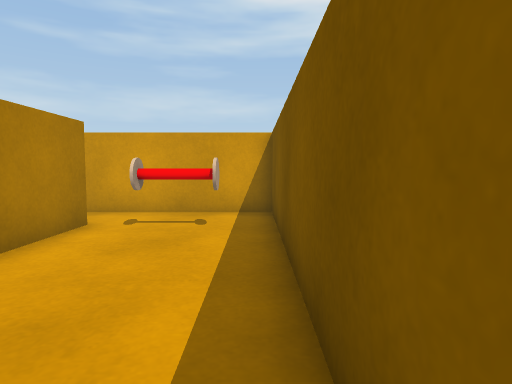
View 1 (above)

16 first-person views from a walk through a 3-D level made in the Unity game engine. The camera is 0.55 m above the floor, tilts 4° down and sees 75° across. The floor is counted in squares, 0.5 m on a side. Each view is taken from the middle of a square. On the plan, view 1 faces up. The plan holds only what a view shows up to about 13 squares ahead; the rest is blank. The player is left out.

View 2
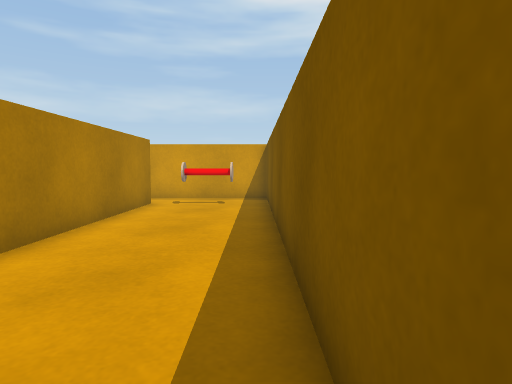

View 3
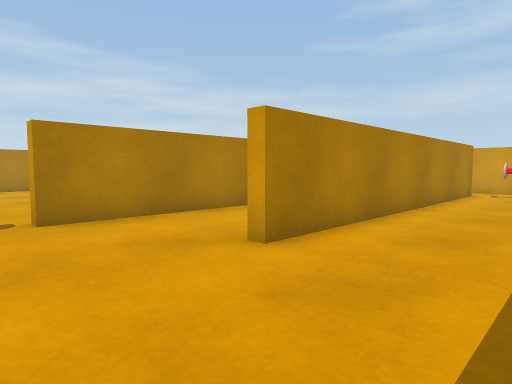

View 4
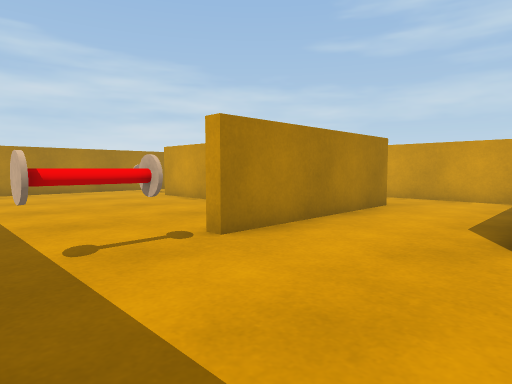

View 5
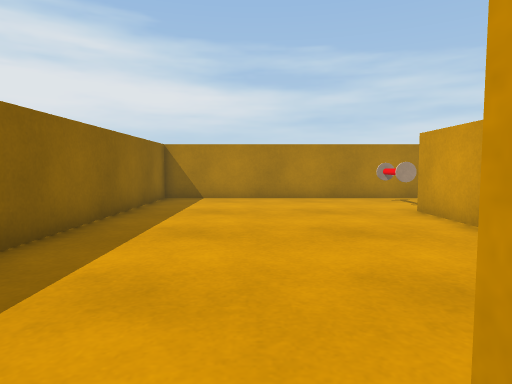

View 6
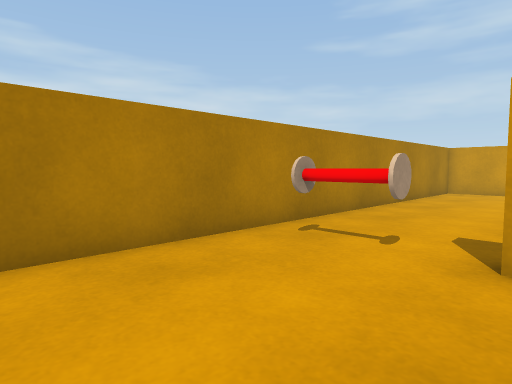

View 7
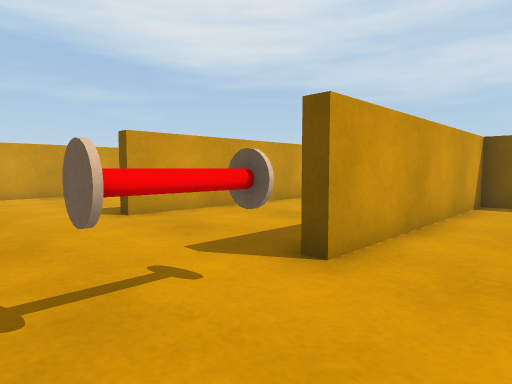

View 8
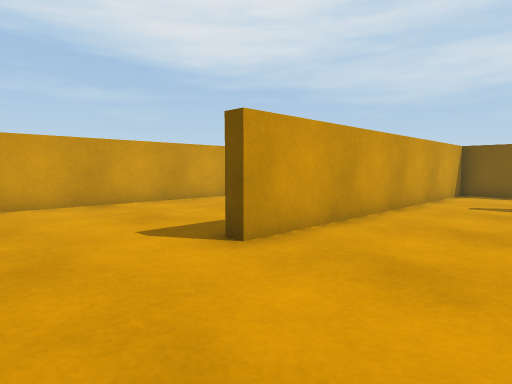

View 9
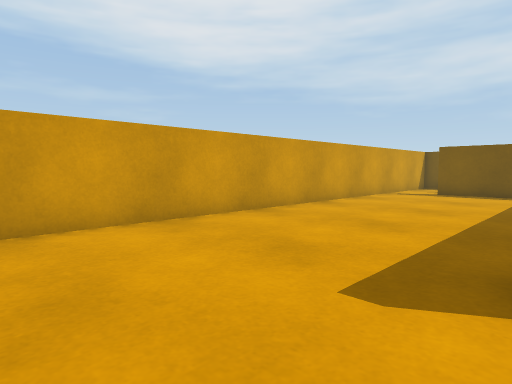

View 10
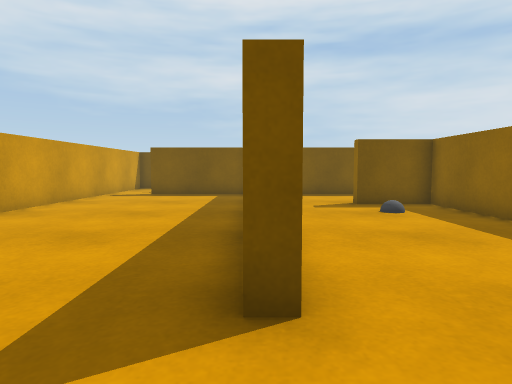

View 11
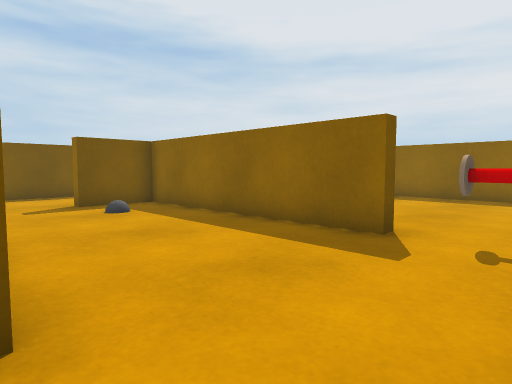

View 12
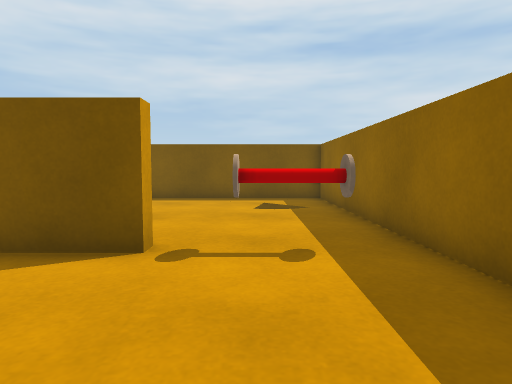

View 13
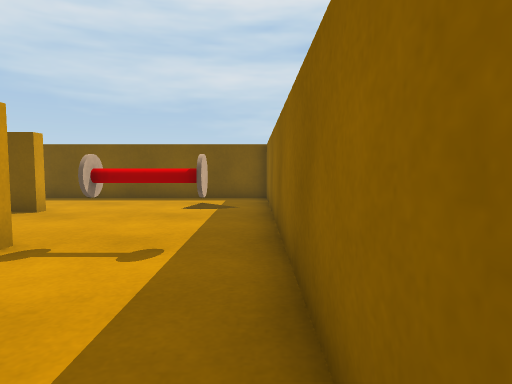

View 14
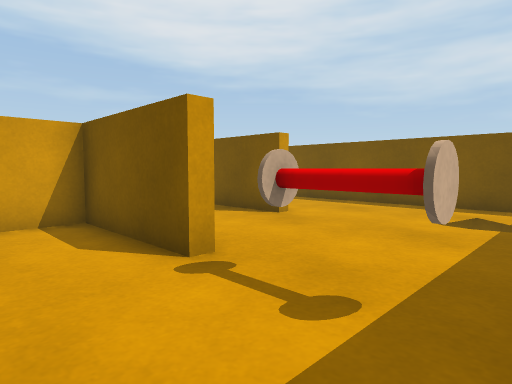

View 15
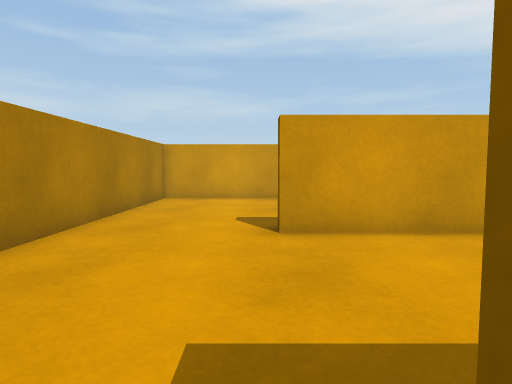

View 16
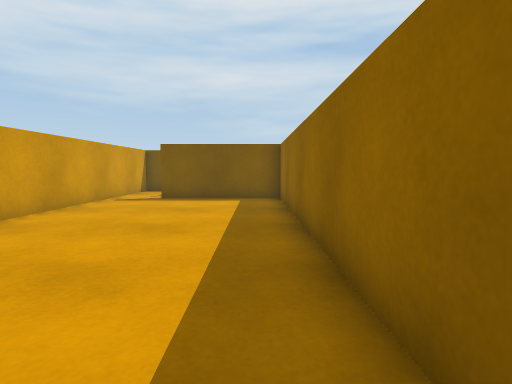

### Floor plan
Points are (right, up) in squares from view 1. A wall is a line through its corners. A room is listed if a view was taken in it or the views show most of it. See-through windows are left out.
Room 1 (views 1, 2, 3, 4, 5, 6, 7, 8, 9, 10, 11, 12, 13, 14, 15, 16)
walls: (-7.7, -1.1) (-7.3, -1.1) (-7.3, -7.5) (-7.7, -7.5) (-7.7, -3.8) (-15.6, -3.8) (-15.6, -3.4) (-7.7, -3.4) (-7.7, -1.1); (-14.9, 2.1) (-3.7, 2.1) (-3.7, 6.5); (-4.1, 1.7) (-15.6, 1.7) (-15.6, 2.1); (-3.3, 6.5) (-3.3, -5.5) (-3.7, -5.5) (-3.7, 1.2); (-19.4, -11.4) (0.4, -11.4) (0.4, 8.4) (-19.4, 8.4) (-19.4, -11.4)
objects: other object (-18, -4) to (-17, -4); other object (-7, -10) to (-7, -9); other object (-2, 6) to (-1, 6)

Where each view was taken, in squares from view 1:
view 1: 0 up, 0 right, facing up
view 2: 4 down, 0 right, facing up
view 3: 9 down, 0 right, facing up-left
view 4: 11 down, 3 left, facing up-left
view 5: 8 down, 7 left, facing left
view 6: 8 down, 15 left, facing up-left
view 7: 6 down, 19 left, facing up-right
view 8: 2 down, 19 left, facing up-right
view 9: 2 up, 19 left, facing up-right
view 10: 2 up, 18 left, facing right
view 11: 2 up, 18 left, facing down-right
view 12: 9 down, 12 left, facing right
view 13: 11 down, 12 left, facing right
view 14: 11 down, 10 left, facing up-right
view 15: 4 down, 16 left, facing up
view 16: 3 up, 16 left, facing right
